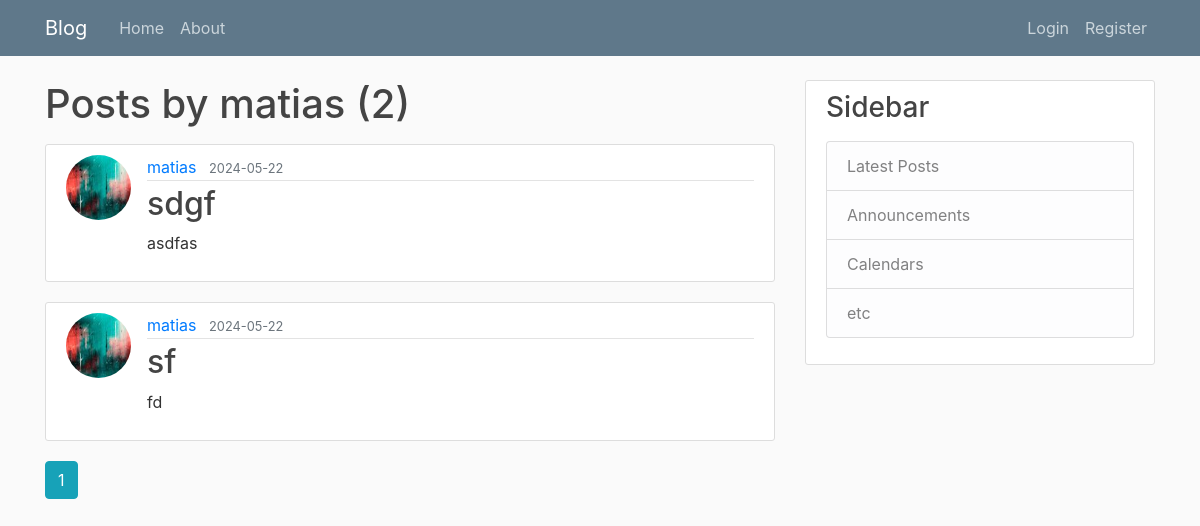
Before: /user/matias with the older database file.
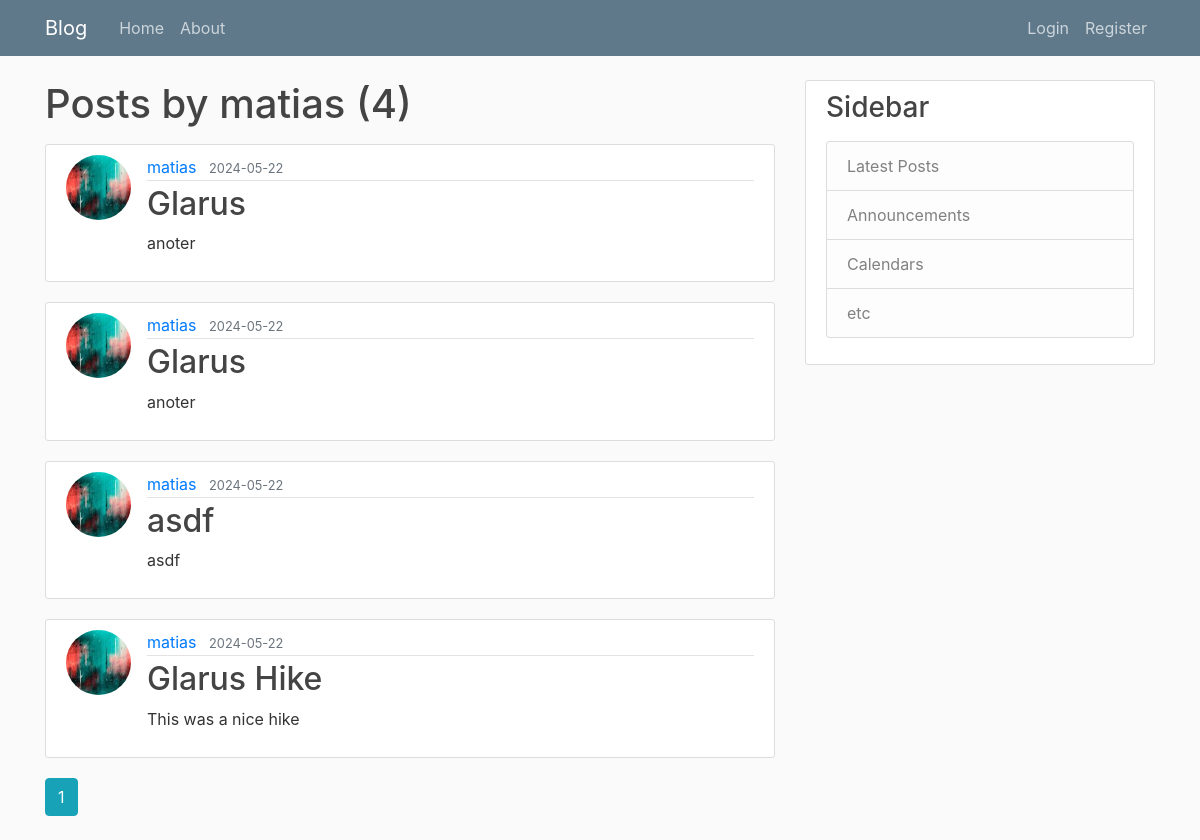
After: the same page with the newer database file.
### flaskblog/models.py (models this page shows, shortened)
class Post(db.Model):
    id = db.Column(db.Integer, primary_key=True)
    title = db.Column(db.String(100), nullable=False)
    date_posted = db.Column(db.DateTime, nullable=False, default=datetime.utcnow)
    content = db.Column(db.Text, nullable=False)
    user_id = db.Column(db.Integer, db.ForeignKey('user.id'), nullable=False)
    gpx_file = db.Column(db.String(20), nullable=True)

class User(db.Model, UserMixin):
    id = db.Column(db.Integer, primary_key=True)
    username = db.Column(db.String(20), unique=True, nullable=False)
    email = db.Column(db.String(120), unique=True, nullable=False)
    image_file = db.Column(db.String(20), nullable=False, default='default.jpg')
    password = db.Column(db.String(60), nullable=False)
    posts = db.relationship('Post', backref='author', lazy=True)

### flaskblog/users/routes.py (the view)
@users.route("/user/<string:username>")
def user_posts(username):
    page = request.args.get('page',1, type=int)
    user = User.query.filter_by(username=username).first_or_404()
    posts = Post.query.filter_by(author=user)\
                    .order_by(Post.date_posted.desc())\
                    .paginate(page=page, per_page=5)
    return render_template('user_posts.html', posts=posts, user=user)

### flaskblog/templates/user_posts.html
{% extends 'layout.html' %}
{% block content %}
<h1 class="mb-3">Posts by {{ user.username }} ({{ posts.total }})</h1>
{% for post in posts.items %}
<article class="media content-section">
    <img class="rounded-circle article-img" src="{{ url_for('static', filename='profile_pics/' + post.author.image_file) }}">
    <div class="media-body">
        <div class="article-metadata">
            <a class="mr-2" href="{{ url_for('users.user_posts', username=post.author.username) }}">{{ post.author.username }}</a>
            <small class="text-muted">{{ post.date_posted.strftime('%Y-%m-%d') }}</small>
        </div>
        <h2><a class="article-title" href="{{ url_for('posts.post', post_id=post.id) }}">{{ post.title }}</a></h2>
        <p class="article-content">{{ post.content }}</p>
    </div>
</article>
{% endfor %}
{% for page_num in posts.iter_pages(left_edge=1, right_edge=1, left_current=1, right_current=2) %}
    {% if page_num %}
        {% if posts.page == page_num %}
        <a class="btn btn-info mb-4" href="{{ url_for('users.user_posts', username=user.username, page=page_num) }}">{{ page_num }}</a>
        {% else %}
        <a class="btn btn-outline-info mb-4" href="{{ url_for('users.user_posts', username=user.username, page=page_num) }}">{{ page_num }}</a>
        {% endif %}
    {% else %}
        ...
    {% endif%}
{% endfor%}
{% endblock content %}

Changed rows visible on the page:
added Post: image_file (picture), author.username "matias", date_posted "2024-05-22", title "Glarus", content "anoter"
added Post: image_file (picture), author.username "matias", date_posted "2024-05-22", title "Glarus", content "anoter"
changed Post: title "sdgf" → "asdf"; content "asdfas" → "asdf"
changed Post: title "sf" → "Glarus Hike"; content "fd" → "This was a nice hike"
Other visible differences:
{{ posts.total }}: "2" → "4"
